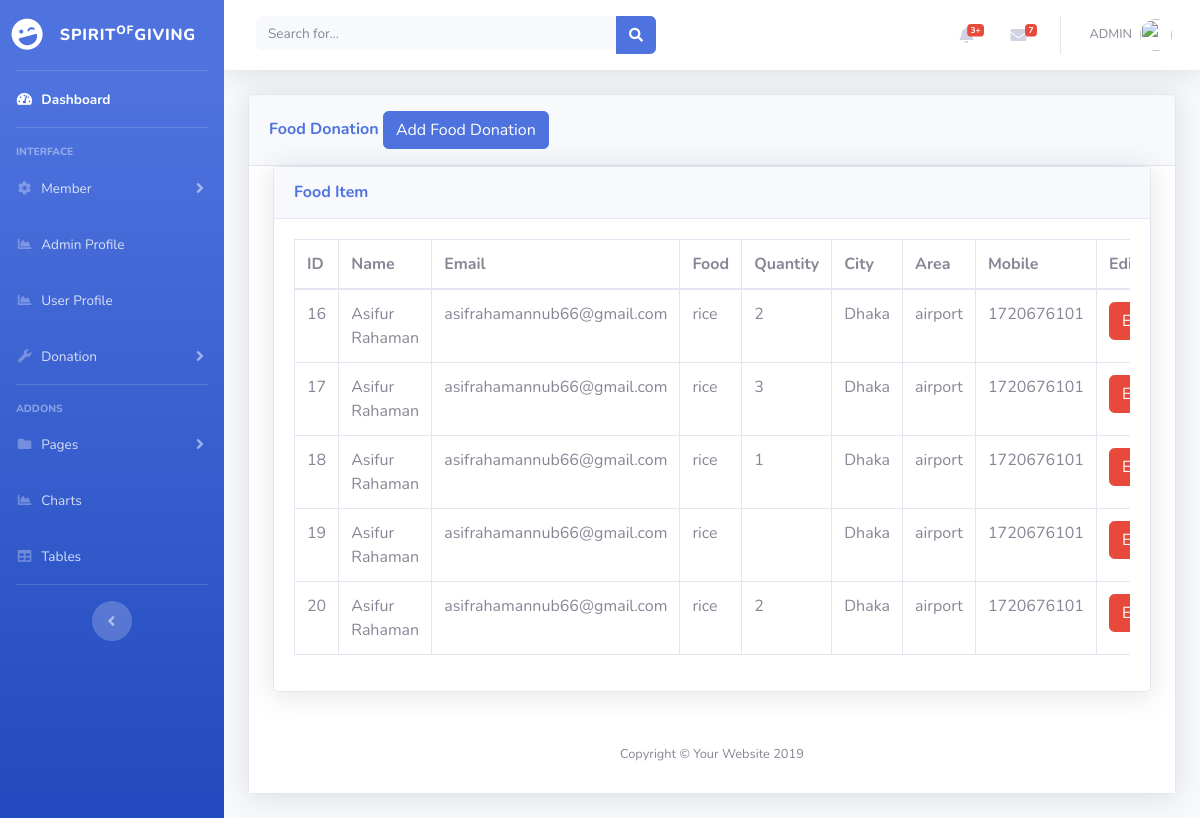
/admin/food_donation.php, run on the app's committed database.
### tables this page shows
CREATE TABLE `food` (
  `ID` int(11) NOT NULL,
  `name` varchar(255) NOT NULL,
  `email` varchar(255) NOT NULL,
  `food` varchar(255) NOT NULL,
  `quantity` varchar(255) NOT NULL,
  `city` varchar(255) NOT NULL,
  `area` varchar(255) NOT NULL,
  `mobile` varchar(11) NOT NULL
);

### admin/food_donation.php (the view, shortened to what this page needs)
<?php
include('includes/header.php');
include('includes/navbar.php');
$con = mysqli_connect('localhost','root','','charity');
?>
<div class="container-fluid">
<div class="card shadow mb-4">
  <div class="card-header py-3">
    <h6 class="m-0 font-weight-bold text-primary">Food Donation
            <button type="button" class="btn btn-primary" data-toggle="modal" data-target="#addadminprofile">
              Add Food Donation
            </button>
    </h6>
  </div>
<div class="container-fluid">
    <div class="card shadow mb-4">
        <div class="card-header py-3">
            <h6 class="m-0 font-weight-bold text-primary">Food Item</h6>
        </div>
        <div class="card-body">
            <div class="table-responsive">
            <?php
                $sql = "SELECT * FROM `food`";
                $result = mysqli_query($con, $sql);
            ?>
                <table class="table table-bordered" id="dataTable" width="100%" cellspacing="0">
                    <thead>
                        <tr>
                            <th> ID </th>
                            <th> Name </th>
                            <th>Email </th>
                            <th>Food</th>
                            <th>Quantity</th>
                            <th>City</th>
                            <th>Area</th>
                            <th>Mobile</th>
                            <th>Edit</th>
                        </tr>
                    </thead>
                    <tbody>
                        <?php
                        if(mysqli_num_rows($result) > 0)
                        {
                            while($row = mysqli_fetch_assoc($result))
                            {
                        ?>
                            <tr>
                                <td><?php  echo $row['ID']; ?></td>
                                <td><?php  echo $row['name']; ?></td>
                                <td><?php  echo $row['email']; ?></td>
                                <td><?php  echo $row['food']; ?></td>
                                <td><?php  echo $row['quantity']; ?></td>
                                <td><?php  echo $row['city']; ?></td>
                                <td><?php  echo $row['area']; ?></td>
                                <td><?php  echo $row['mobile']; ?></td>
                                <td>
                                    <form action="food_donation.php" method="post">
                                        <button type="submit" name="edit_btn" class="btn btn-danger"> EDIT</button>
                                    </form>
                                </td>
                            </tr>
                        <?php
                            }
                        }
                        else {
                            echo "No Record Found";
                        }
                        ?>
                    </tbody>
                </table>
            </div>
        </div>
    </div>
</div>
<?php
include('includes/footer.php');
?>

### data on the page
food: ID "16", name "Asifur Rahaman", email "asifrahamannub66@gmail.com", food "rice", quantity "2", city "Dhaka", area "airport", mobile "1720676101"
food: ID "17", name "Asifur Rahaman", email "asifrahamannub66@gmail.com", food "rice", quantity "3", city "Dhaka", area "airport", mobile "1720676101"
food: ID "18", name "Asifur Rahaman", email "asifrahamannub66@gmail.com", food "rice", quantity "1", city "Dhaka", area "airport", mobile "1720676101"
food: ID "19", name "Asifur Rahaman", email "asifrahamannub66@gmail.com", food "rice", city "Dhaka", area "airport", mobile "1720676101"
food: ID "20", name "Asifur Rahaman", email "asifrahamannub66@gmail.com", food "rice", quantity "2", city "Dhaka", area "airport", mobile "1720676101"
